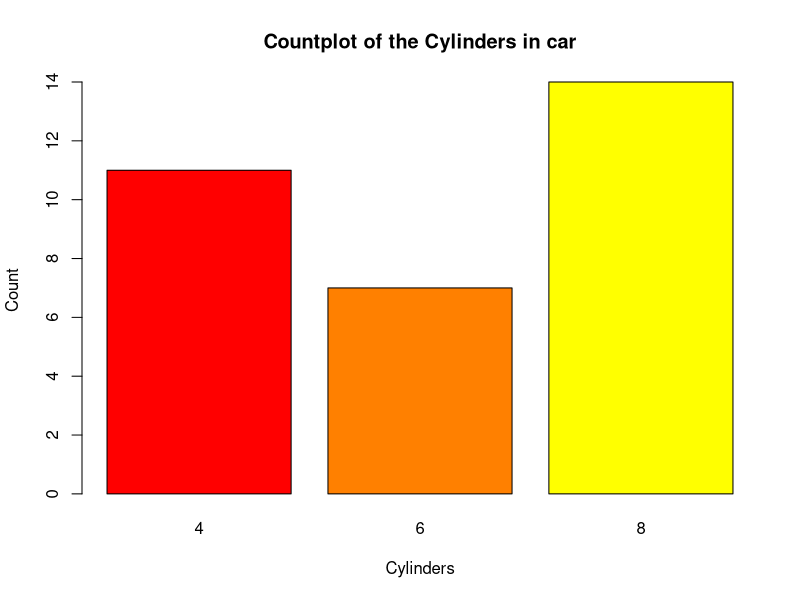

Reproduce this figure in R.


barplot(table(mtcars$cyl),xlab = "Cylinders",ylab = "Count",col = heat.colors(3),main="Countplot of the Cylinders in car")


